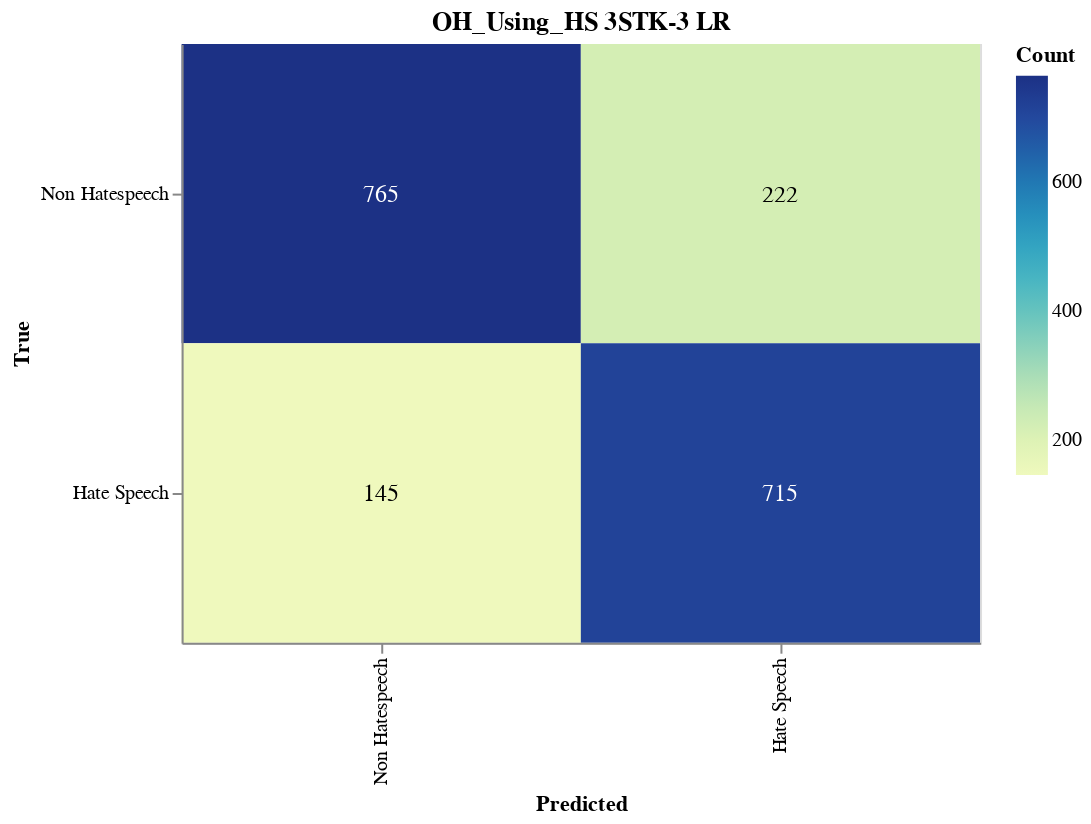

Notebook source saved alongside this figure:
### Markdown cell above
#### Save CM

### Code cell
import altair as alt
import altair_saver
import pandas as pd
from sklearn.metrics import confusion_matrix

# Calculate the confusion matrix
cm = confusion_matrix(y_val, adjusted_predictions)

# Define class names
class_names = ['Non Hatespeech', 'Hate Speech']

# Convert confusion matrix to DataFrame
cm_df = pd.DataFrame(cm, index=class_names, columns=class_names).reset_index().melt(id_vars='index')
cm_df.columns = ['True', 'Predicted', 'Count']

# Ensure the order of categories
cm_df['True'] = pd.Categorical(cm_df['True'], categories=class_names, ordered=True)
cm_df['Predicted'] = pd.Categorical(cm_df['Predicted'], categories=class_names, ordered=True)

# Create the Altair plot
heatmap = alt.Chart(cm_df).mark_rect().encode(
    x=alt.X('Predicted:O', sort=class_names),
    y=alt.Y('True:O', sort=class_names),
    color='Count:Q',
    tooltip=['True', 'Predicted', 'Count']
).properties(
    width=400,
    height=300,
    title='OH_Using_HS 3STK-3 LR'
)

# Add text labels
text = heatmap.mark_text(
    align='center',
    baseline='middle',
    fontSize=12
).encode(
    text='Count:Q',
    color=alt.condition(
        alt.datum.Count > cm.max() / 2,
        alt.value('white'),
        alt.value('black')
    )
)

# Combine heatmap and text
final_chart = heatmap + text

# Display the plot
final_chart.show()

### Figure 1 — Vega-Lite specification as saved in the notebook (floating-point values rounded to 4 significant figures)
{"config": {"view": {"continuousWidth": 300, "continuousHeight": 300}}, "layer": [{"mark": {"type": "rect"}, "encoding": {"color": {"field": "Count", "type": "quantitative"}, "tooltip": [{"field": "True", "type": "ordinal"}, {"field": "Predicted", "type": "ordinal"}, {"field": "Count", "type": "quantitative"}], "x": {"field": "Predicted", "sort": ["Non Hatespeech", "Hate Speech"], "type": "ordinal"}, "y": {"field": "True", "sort": ["Non Hatespeech", "Hate Speech"], "type": "ordinal"}}, "title": "OH_Using_HS 3STK-3 LR"}, {"mark": {"type": "text", "align": "center", "baseline": "middle", "fontSize": 12}, "encoding": {"color": {"condition": {"test": "(datum.Count > 382.5)", "value": "white"}, "value": "black"}, "text": {"field": "Count", "type": "quantitative"}, "tooltip": [{"field": "True", "type": "ordinal"}, {"field": "Predicted", "type": "ordinal"}, {"field": "Count", "type": "quantitative"}], "x": {"field": "Predicted", "sort": ["Non Hatespeech", "Hate Speech"], "type": "ordinal"}, "y": {"field": "True", "sort": ["Non Hatespeech", "Hate Speech"], "type": "ordinal"}}, "title": "OH_Using_HS 3STK-3 LR"}], "data": {"name": "data-6089158fb2a19723e19fd85f2b216675"}, "height": 300, "width": 400, "$schema": "https://vega.github.io/schema/vega-lite/v5.17.0.json", "datasets": {"data-6089158fb2a19723e19fd85f2b216675": [{"True": "Non Hatespeech", "Predicted": "Non Hatespeech", "Count": 765}, {"True": "Hate Speech", "Predicted": "Non Hatespeech", "Count": 145}, {"True": "Non Hatespeech", "Predicted": "Hate Speech", "Count": 222}, {"True": "Hate Speech", "Predicted": "Hate Speech", "Count": 715}]}}
